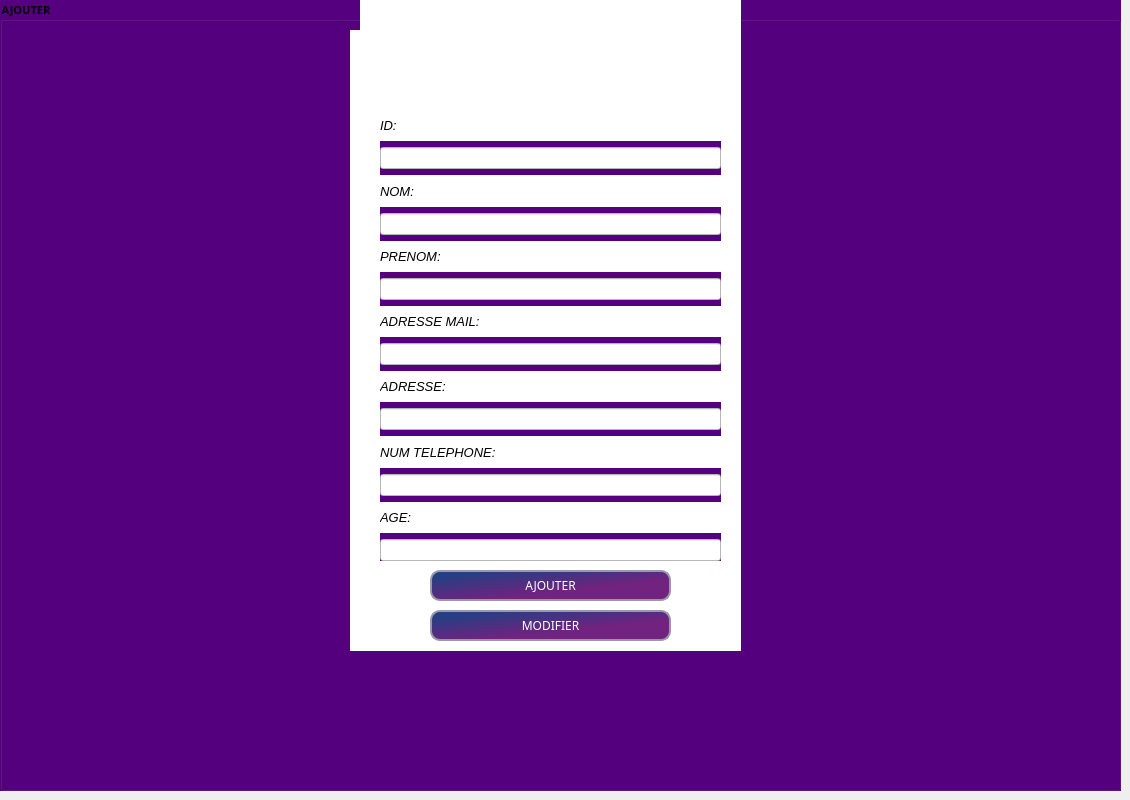
      <widget class="QWidget" name="Ajouter_2">
       <attribute name="title">
        <string>Ajouter spectateur</string>
       </attribute>
       <widget class="QGroupBox" name="groupBox_7">
        <property name="geometry">
         <rect>
          <x>0</x>
          <y>0</y>
          <width>1121</width>
          <height>791</height>
         </rect>
        </property>
        <property name="font">
         <font>
          <family>Adobe Fan Heiti Std</family>
          <pointsize>8</pointsize>
          <weight>75</weight>
          <italic>false</italic>
          <bold>true</bold>
          <underline>false</underline>
         </font>
        </property>
        <property name="tabletTracking">
         <bool>false</bool>
        </property>
        <property name="autoFillBackground">
         <bool>false</bool>
        </property>
        <property name="styleSheet">
         <string notr="true">background-image: url(:/Sign In (1).png);
background-color: rgb(85, 0, 127);</string>
        </property>
        <property name="title">
         <string>AJOUTER</string>
        </property>
        <property name="flat">
         <bool>false</bool>
        </property>
        <property name="checkable">
         <bool>false</bool>
        </property>
        <widget class="QPushButton" name="pb_ajouter_2">
         <property name="geometry">
          <rect>
           <x>430</x>
           <y>570</y>
           <width>241</width>
           <height>31</height>
          </rect>
         </property>
         <property name="font">
          <font>
           <family>8514oem</family>
           <pointsize>9</pointsize>
           <weight>50</weight>
           <italic>false</italic>
           <bold>false</bold>
           <underline>false</underline>
          </font>
         </property>
         <property name="styleSheet">
          <string notr="true">QPushButton{
   border-style: solid;
   border-width: 2px;
   border-color: #9999aa;
   border-radius: 10px;
   color: black;
	border-image: url(:/Rectangle 1.png);
   
}
QPushButton:enabled {
      background-color:qlineargradient(spread:pad, x1:0.07, y1:0.159091, x2:0.552174, y2:0.705, stop:0 rgba(36, 63, 130, 1), stop:1 rgba(114, 34, 127, 1)) ;
      color: white;
}
 QPushButton:pressed{
    background-color:#c24e4e;
      color: white;
}
QPushButton:hover:!pressed{
     background-color: #c24e4e ;
      color: white;
}
 QPushButton:disabled{
     background-color: #c24e4e ;
      color: white;
}

</string>
         </property>
         <property name="text">
          <string>AJOUTER</string>
         </property>
        </widget>
        <widget class="QPushButton" name="BoutonModifier_2">
         <property name="geometry">
          <rect>
           <x>430</x>
           <y>610</y>
           <width>241</width>
           <height>31</height>
          </rect>
         </property>
         <property name="font">
          <font>
           <family>8514oem</family>
          </font>
         </property>
         <property name="styleSheet">
          <string notr="true">QPushButton{
   border-style: solid;
   border-width: 2px;
   border-color: #9999aa;
   border-radius: 10px;
   color: black;
	border-image: url(:/Rectangle 1.png);
}
QPushButton:enabled {
      background-color:qlineargradient(spread:pad, x1:0.07, y1:0.159091, x2:0.552174, y2:0.705, stop:0 rgba(36, 63, 130, 1), stop:1 rgba(114, 34, 127, 1)) ;
      color: white;
}
 QPustButton:pressed{
    background-color:#c24e4e;
      color: white;
}
QPushButton:hover:!pressed{
     background-color: #c24e4e ;
      color: white;
}
 QPushButton:disabled{
     background-color: #c24e4e ;
      color: white;
}

</string>
         </property>
         <property name="text">
          <string>MODIFIER</string>
         </property>
        </widget>
        <widget class="QWidget" name="layoutWidget_2">
         <property name="geometry">
          <rect>
           <x>380</x>
           <y>110</y>
           <width>341</width>
           <height>451</height>
          </rect>
         </property>
         <layout class="QVBoxLayout" name="verticalLayout_2">
          <item>
           <widget class="QLabel" name="ID_2">
            <property name="font">
             <font>
              <family>Arial</family>
              <pointsize>10</pointsize>
              <weight>50</weight>
              <italic>true</italic>
              <bold>false</bold>
              <underline>false</underline>
             </font>
            </property>
            <property name="styleSheet">
             <string notr="true">background-image: url(:/Solid_white.png);
background-color: rgb(255, 255, 255);
color: rgb(0, 0, 0);</string>
            </property>
            <property name="text">
             <string>ID:</string>
            </property>
           </widget>
          </item>
          <item>
           <widget class="QLineEdit" name="le_id_2">
            <property name="styleSheet">
             <string notr="true">background-color: rgb(255, 255, 255);
background-image: url(:/Solid_white.png);</string>
            </property>
           </widget>
          </item>
          <item>
           <widget class="QLabel" name="Nom_2">
            <property name="font">
             <font>
              <family>Arial</family>
              <pointsize>10</pointsize>
              <weight>50</weight>
              <italic>true</italic>
              <bold>false</bold>
              <underline>false</underline>
             </font>
            </property>
            <property name="styleSheet">
             <string notr="true">background-image: url(:/Solid_white.png);
background-color: rgb(255, 255, 255);
color: rgb(0, 0, 0);</string>
            </property>
            <property name="text">
             <string>NOM:</string>
            </property>
           </widget>
          </item>
          <item>
           <widget class="QLineEdit" name="le_nom_2">
            <property name="styleSheet">
             <string notr="true">background-color: rgb(255, 255, 255);
background-image: url(:/Solid_white.png);</string>
            </property>
           </widget>
          </item>
          <item>
           <widget class="QLabel" name="label_84">
            <property name="font">
             <font>
              <family>Arial</family>
              <pointsize>10</pointsize>
              <weight>50</weight>
              <italic>true</italic>
              <bold>false</bold>
              <underline>false</underline>
             </font>
            </property>
            <property name="styleSheet">
             <string notr="true">background-image: url(:/Solid_white.png);
background-color: rgb(255, 255, 255);
color: rgb(0, 0, 0);</string>
            </property>
            <property name="text">
             <string>PRENOM:</string>
            </property>
           </widget>
          </item>
          <item>
           <widget class="QLineEdit" name="le_prenom_2">
            <property name="styleSheet">
             <string notr="true">background-color: rgb(255, 255, 255);
background-image: url(:/Solid_white.png);</string>
            </property>
           </widget>
          </item>
          <item>
           <widget class="QLabel" name="label_85">
            <property name="font">
             <font>
              <family>Arial</family>
              <pointsize>10</pointsize>
              <weight>50</weight>
              <italic>true</italic>
              <bold>false</bold>
              <underline>false</underline>
             </font>
            </property>
            <property name="styleSheet">
             <string notr="true">background-image: url(:/Solid_white.png);
background-color: rgb(255, 255, 255);
color: rgb(0, 0, 0);</string>
            </property>
            <property name="text">
             <string>ADRESSE MAIL:</string>
            </property>
           </widget>
          </item>
          <item>
           <widget class="QLineEdit" name="le_mail_2">
            <property name="styleSheet">
             <string notr="true">background-color: rgb(255, 255, 255);
background-image: url(:/Solid_white.png);</string>
            </property>
           </widget>
          </item>
          <item>
           <widget class="QLabel" name="label_86">
            <property name="font">
             <font>
              <family>Arial</family>
              <pointsize>10</pointsize>
              <weight>50</weight>
              <italic>true</italic>
              <bold>false</bold>
              <underline>false</underline>
             </font>
            </property>
            <property name="styleSheet">
             <string notr="true">background-image: url(:/Solid_white.png);
background-color: rgb(255, 255, 255);
color: rgb(0, 0, 0);</string>
            </property>
            <property name="text">
             <string>ADRESSE:</string>
            </property>
           </widget>
          </item>
          <item>
           <widget class="QLineEdit" name="le_adresse_2">
            <property name="styleSheet">
             <string notr="true">background-image: url(:/Solid_white.png);
background-color: rgb(255, 255, 255);</string>
            </property>
           </widget>
          </item>
          <item>
           <widget class="QLabel" name="label_87">
            <property name="font">
             <font>
              <family>Arial</family>
              <pointsize>10</pointsize>
              <weight>50</weight>
              <italic>true</italic>
              <bold>false</bold>
              <underline>false</underline>
             </font>
            </property>
            <property name="styleSheet">
             <string notr="true">background-image: url(:/Solid_white.png);
background-color: rgb(255, 255, 255);
color: rgb(0, 0, 0);</string>
            </property>
            <property name="text">
             <string>NUM TELEPHONE:</string>
            </property>
           </widget>
          </item>
          <item>
           <widget class="QLineEdit" name="le_num_2">
            <property name="styleSheet">
             <string notr="true">background-color: rgb(255, 255, 255);
background-image: url(:/Solid_white.png);</string>
            </property>
           </widget>
          </item>
          <item>
           <widget class="QLabel" name="label_88">
            <property name="font">
             <font>
              <family>Arial</family>
              <pointsize>10</pointsize>
              <weight>50</weight>
              <italic>true</italic>
              <bold>false</bold>
              <underline>false</underline>
             </font>
            </property>
            <property name="styleSheet">
             <string notr="true">background-image: url(:/Solid_white.png);
background-color: rgb(255, 255, 255);
color: rgb(0, 0, 0);</string>
            </property>
            <property name="text">
             <string>AGE:</string>
            </property>
           </widget>
          </item>
          <item>
           <widget class="QLineEdit" name="age">
            <property name="styleSheet">
             <string notr="true">background-image: url(:/Solid_white.png);
background-color: rgb(255, 255, 255);</string>
            </property>
           </widget>
          </item>
         </layout>
        </widget>
        <widget class="QLabel" name="label_89">
         <property name="geometry">
          <rect>
           <x>350</x>
           <y>30</y>
           <width>391</width>
           <height>621</height>
          </rect>
         </property>
         <property name="styleSheet">
          <string notr="true">background-color: rgb(255, 255, 255);</string>
         </property>
         <property name="text">
          <string/>
         </property>
         <property name="pixmap">
          <pixmap>../../../Downloads/Card.png</pixmap>
         </property>
        </widget>
        <widget class="QLabel" name="label_90">
         <property name="geometry">
          <rect>
           <x>360</x>
           <y>0</y>
           <width>381</width>
           <height>71</height>
          </rect>
         </property>
         <property name="styleSheet">
          <string notr="true">background-image: url(:/Solid_white.png);
background-color: rgb(255, 255, 255);</string>
         </property>
         <property name="text">
          <string/>
         </property>
         <property name="pixmap">
          <pixmap>../../../Downloads/Tv_tally_mtarfeskhir 1.png</pixmap>
         </property>
        </widget>
        <zorder>label_89</zorder>
        <zorder>label_90</zorder>
        <zorder>pb_ajouter_2</zorder>
        <zorder>BoutonModifier_2</zorder>
        <zorder>layoutWidget_2</zorder>
       </widget>
      </widget>
